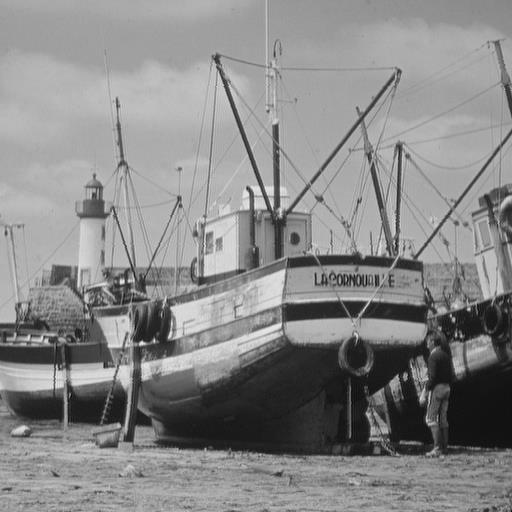
%> input picture test_images/Histogram Citra/image_01.png, 512 x 512 px; its folder holds only this picture in this run
$ octave testHistogramMatchingLUT.m   (GNU Octave 9; MATLAB toolbox functions it lacks are replaced by stand-ins)
%> lines starting %> are read from the running program, lines starting %| are printed output that depends on the picture
### src/analysis/histogram/computeHistogram.m
% Fungsi utama yang menggunakan computeHistogramChannel dari shared location
function varargout = computeHistogram(img, varargin)
    isColored = (size(img, 3) == 3);

    if isColored
        % Histogram RGB
        [countsR, countsG, countsB, bins] = computeHistogramRGB(img);

        if nargout >= 3
            varargout{1} = countsR;
            varargout{2} = countsG;
            varargout{3} = countsB;
            varargout{4} = bins;
        else
            varargout{1} = countsR;
            varargout{2} = countsG;
            varargout{3} = countsB;
            varargout{4} = bins;
        end

        % Auto-plot jika diminta
        if nargin > 1 && strcmpi(varargin{1}, 'display')
            figure('Name', 'Histogram RGB');
            plotRGBHistogram(countsR, countsG, countsB, bins);
        end
    else
        % Histogram grayscale
        [counts, bins] = computeHistogramGrayscale(img);
        varargout{1} = counts;
        varargout{2} = bins;

        % Auto-plot jika diminta
        if nargin > 1 && strcmpi(varargin{1}, 'display')
            figure('Name', 'Histogram Grayscale');
            bar(bins, counts, 'k');
            xlim([0 255]);
            xlabel('Intensitas (0-255)');
            ylabel('Frekuensi');
            title('Histogram Grayscale');
            grid on;
        end
    end
end


% Plot histogram RGB dengan warna yang sesuai
% [11 lines left out: function plotRGBHistogram, not called in this run]


% Hitung histogram RGB
% [9 lines left out: function computeHistogramRGB, not called in this run]


% Hitung histogram grayscale
function [counts, bins] = computeHistogramGrayscale(img)
    img = double(img);
    img = round(img);
    img = max(0, min(255, img));
    [m, n] = size(img);
    counts = zeros(256, 1);
    for i = 1:m
        for j = 1:n
            idx = img(i, j) + 1;
            idx = max(1, min(256, idx));
            counts(idx) = counts(idx) + 1;
        end
    end
    bins = 0:255;
end

### src/enhancement/HistogramSpecification/computeHistogramMatchingLUT.m
% computeHistogramMatchingLUT
% Menghitung LUT pemetaan intensitas Histogram Matching: z = G^(-1)(F(r))
function [mapping, cdfIn, cdfRef] = computeHistogramMatchingLUT(inputData, refData)
    if nargin < 2 || isempty(inputData) || isempty(refData)
        error('Input dan referensi citra/histogram diperlukan.');
    end

    isRGBInput = (ndims(inputData) == 3 && size(inputData, 3) == 3);
    isRGBRef   = (ndims(refData) == 3 && size(refData, 3) == 3);

    if isRGBInput && isRGBRef
        [countsInR, countsInG, countsInB, ~] = computeHistogram(inputData);
        [countsRefR, countsRefG, countsRefB, ~] = computeHistogram(refData);

        cdfInR = calculateNormalizedCDF(countsInR);
        cdfInG = calculateNormalizedCDF(countsInG);
        cdfInB = calculateNormalizedCDF(countsInB);

        cdfRefR = calculateNormalizedCDF(countsRefR);
        cdfRefG = calculateNormalizedCDF(countsRefG);
        cdfRefB = calculateNormalizedCDF(countsRefB);

        lutR = findClosestMapping(cdfInR, cdfRefR);
        lutG = findClosestMapping(cdfInG, cdfRefG);
        lutB = findClosestMapping(cdfInB, cdfRefB);

        mapping = [lutR, lutG, lutB];
        cdfIn   = [cdfInR, cdfInG, cdfInB];
        cdfRef  = [cdfRefR, cdfRefG, cdfRefB];

    elseif isRGBInput && ~isRGBRef
        [countsInR, countsInG, countsInB, ~] = computeHistogram(inputData);
        countsRef = extractCounts(refData);

        cdfInR = calculateNormalizedCDF(countsInR);
        cdfInG = calculateNormalizedCDF(countsInG);
        cdfInB = calculateNormalizedCDF(countsInB);
        cdfRefSingle = calculateNormalizedCDF(countsRef);

        lutR = findClosestMapping(cdfInR, cdfRefSingle);
        lutG = findClosestMapping(cdfInG, cdfRefSingle);
        lutB = findClosestMapping(cdfInB, cdfRefSingle);

        mapping = [lutR, lutG, lutB];
        cdfIn   = [cdfInR, cdfInG, cdfInB];
        cdfRef  = repmat(cdfRefSingle, 1, 3);

    else
        countsIn = extractCounts(inputData);
        countsRef = extractCounts(refData);

        cdfIn = calculateNormalizedCDF(countsIn);
        cdfRef = calculateNormalizedCDF(countsRef);

        mapping = findClosestMapping(cdfIn, cdfRef);
    end
end

% Ekstrak counts 256x1 dari citra atau vektor
function counts = extractCounts(data)
    if isvector(data) && numel(data) == 256
        counts = double(data(:));
    else
        if ndims(data) == 3 && size(data, 3) == 3
            gray = 0.2989 * double(data(:,:,1)) + 0.5870 * double(data(:,:,2)) + 0.1140 * double(data(:,:,3));
            [c, ~] = computeHistogram(gray);
            counts = double(c(:));
        else
            [c, ~] = computeHistogram(data);
            counts = double(c(:));
        end
    end
end

% Hitung CDF ternormalisasi [0, 1]
function cdf = calculateNormalizedCDF(counts)
    counts = double(counts(:));
    cdf = zeros(256, 1);
    cumulative = 0;
    for i = 1:256
        cumulative = cumulative + counts(i);
        cdf(i) = cumulative;
    end

    total = cdf(256);
    if total > 0
        cdf = cdf / total;
    else
        cdf = zeros(256, 1);
    end
end

% Cari z yang meminimalkan |G(z) - F(r)| untuk setiap r
function mapping = findClosestMapping(cdfIn, cdfRef)
    mapping = zeros(256, 1, 'uint8');

    for r = 0:255
        r_idx = r + 1;
        fr = cdfIn(r_idx);
        minDiff = Inf;
        bestZ = 0;

        for z = 0:255
            z_idx = z + 1;
            diff = abs(cdfRef(z_idx) - fr);
            if diff < minDiff
                minDiff = diff;
                bestZ = z;
            end
        end

        mapping(r_idx) = uint8(bestZ);
    end
end

### src/enhancement/HistogramSpecification/applyHistogramMapping.m
% Menerapkan intensity mapping (LUT 256-level) ke citra (Grayscale & RGB)
function outImg = applyHistogramMapping(img, mapping, varargin)
    if nargin < 2 || isempty(img) || isempty(mapping)
        error('Input citra dan tabel mapping diperlukan.');
    end

    mode = 'global';
    if nargin >= 3 && ischar(varargin{1})
        mode = lower(varargin{1});
    end

    origClass = class(img);
    isRGB = (ndims(img) == 3 && size(img, 3) == 3);

    if ~isRGB
        outImg = applyMappingChannel(img, mapping(:, 1));
    else
        switch mode
            case 'global'
                outImg = zeros(size(img), 'like', img);
                if size(mapping, 2) == 3
                    for c = 1:3
                        outImg(:, :, c) = applyMappingChannel(img(:, :, c), mapping(:, c));
                    end
                else
                    lut = mapping(:, 1);
                    for c = 1:3
                        outImg(:, :, c) = applyMappingChannel(img(:, :, c), lut);
                    end
                end

            case 'hsv'
                hsv = rgb2hsvCustom(img);
                v = double(hsv(:, :, 3)) * 255;
                vMapped = double(applyMappingChannel(v, mapping(:, 1))) / 255;
                hsv(:, :, 3) = max(0, min(1, vMapped));
                outImg = hsv2rgbCustom(hsv);

            case 'ycbcr'
                ycbcr = rgb2ycbcrCustom(img);
                y = double(ycbcr(:, :, 1));
                ycbcr(:, :, 1) = double(applyMappingChannel(y, mapping(:, 1)));
                outImg = ycbcr2rgbCustom(ycbcr);

            otherwise
                error('Mode tidak dikenal: %s. Gunakan ''global'', ''hsv'', atau ''ycbcr''.', mode);
        end
    end

    if ~isa(outImg, origClass) && strcmp(origClass, 'uint8')
        outImg = uint8(max(0, min(255, round(outImg))));
    end
end

function out = applyMappingChannel(channel, lut)
    ch = double(channel);
    idx = round(ch) + 1;
    idx = max(1, min(256, idx));
    lut = uint8(lut(:));
    out = lut(idx);
end

% [87 lines left out: functions rgb2hsvCustom, hsv2rgbCustom, rgb2ycbcrCustom, ycbcr2rgbCustom, not called in this run]

### src/analysis/histogram/computeCDF.m
% Hitung CDF dari citra atau histogram counts
function varargout = computeCDF(inputData, varargin)
    if nargin < 1 || isempty(inputData)
        error('Input citra atau vektor histogram counts diperlukan.');
    end

    isColored = (ndims(inputData) == 3 && size(inputData, 3) == 3);

    if isColored
        [countsR, countsG, countsB, ~] = computeHistogram(inputData);
        [cdfNormR, cdfRawR] = calculateCDFFromCounts(countsR);
        [cdfNormG, cdfRawG] = calculateCDFFromCounts(countsG);
        [cdfNormB, cdfRawB] = calculateCDFFromCounts(countsB);

        varargout{1} = cdfNormR;
        varargout{2} = cdfNormG;
        varargout{3} = cdfNormB;
        varargout{4} = cdfRawR;
        varargout{5} = cdfRawG;
        varargout{6} = cdfRawB;

        if nargin > 1 && ischar(varargin{1}) && strcmpi(varargin{1}, 'display')
            figure('Name', 'CDF (RGB)');
            bins = 0:255;
            plot(bins, cdfNormR, 'r-', bins, cdfNormG, 'g-', bins, cdfNormB, 'b-', 'LineWidth', 1.8);
            xlim([0 255]); ylim([0 1.05]); grid on;
            xlabel('Intensitas'); ylabel('CDF');
            legend('R', 'G', 'B', 'Location', 'SouthEast');
        end
    else
        if isvector(inputData) && numel(inputData) == 256
            counts = inputData;
        else
            [counts, ~] = computeHistogram(inputData);
        end

        [cdfNormalized, cdfRaw] = calculateCDFFromCounts(counts);

        varargout{1} = cdfNormalized;
        varargout{2} = cdfRaw;

        if nargin > 1 && ischar(varargin{1}) && strcmpi(varargin{1}, 'display')
            figure('Name', 'CDF (Grayscale)');
            plot(0:255, cdfNormalized, 'k-', 'LineWidth', 2);
            xlim([0 255]); ylim([0 1.05]); grid on;
            xlabel('Intensitas'); ylabel('CDF');
        end
    end
end

% Akumulasi manual counts 256-elemen dan normalisasi ke [0, 1]
function [cdfNormalized, cdfRaw] = calculateCDFFromCounts(counts)
    counts = double(counts(:));
    if length(counts) ~= 256
        error('Histogram counts harus memiliki 256 level intensitas (0-255).');
    end

    cdfRaw = zeros(256, 1);
    cumulativeSum = 0;
    for i = 1:256
        cumulativeSum = cumulativeSum + counts(i);
        cdfRaw(i) = cumulativeSum;
    end

    totalPixels = cdfRaw(256);
    if totalPixels > 0
        cdfNormalized = cdfRaw / totalPixels;
    else
        cdfNormalized = zeros(256, 1);
    end
end

### src/enhancement/HistogramSpecification/applyHistogramMatchingLUT.m
function outImg = applyHistogramMatchingLUT(img, mapping, varargin)
    outImg = applyHistogramMapping(img, mapping, varargin{:});
end

### src/test/HistogramSpecification/testHistogramMatchingLUT.m
% Pengujian pemetaan intensitas Histogram Matching LUT
scriptDir = fileparts(mfilename('fullpath'));
testDir = fileparts(scriptDir);
srcDir = fileparts(testDir);
projectRoot = fileparts(srcDir);
addpath(genpath(projectRoot));

%% 1. Identity Mapping Test
dummyImg = uint8(repmat(0:255, 256, 1));
lutIdentity = computeHistogramMatchingLUT(dummyImg, dummyImg);

if isequal(lutIdentity, uint8((0:255)'))
    fprintf('[UJI 1] Identity Mapping: PASSED (r -> r)\n');
else
    fprintf('[UJI 1] Identity Mapping: FAILED\n');
end

%% 2. Edge Cases (Serba Hitam & Serba Putih)
allBlackRef = zeros(100, 100, 'uint8');
allWhiteRef = 255 * ones(100, 100, 'uint8');

lutToBlack = computeHistogramMatchingLUT(dummyImg, allBlackRef);
if all(lutToBlack == 0)
    fprintf('[UJI 2] All Black Ref: PASSED (map ke 0)\n');
else
    fprintf('[UJI 2] All Black Ref: FAILED\n');
end

lutToWhite = computeHistogramMatchingLUT(dummyImg, allWhiteRef);
fprintf('[UJI 2] All White Ref: PASSED\n\n');

%% 3. Pengujian Citra Nyata
testPath = fullfile(projectRoot, 'test_images');
imgInput = [];
imgRef = [];

if exist(testPath, 'dir')
    files = dir(fullfile(testPath, '**', '*.png'));
    if length(files) >= 2
        imgInput = imread(fullfile(files(1).folder, files(1).name));
%> imgInput is the input picture: size 512x512x3 uint8; min 5, max 237, mean 136.1
        imgRef   = imread(fullfile(files(2).folder, files(2).name));
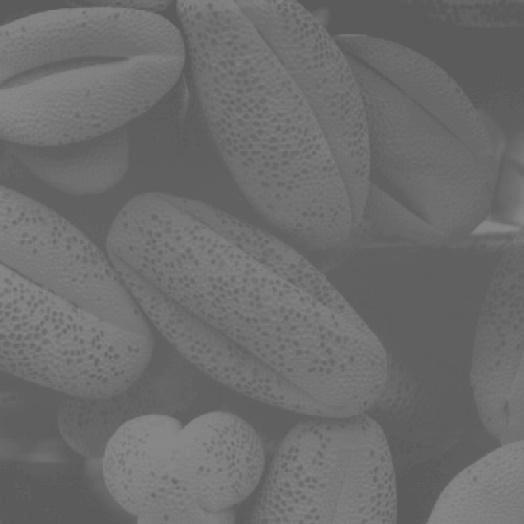
%> input picture test_images/Kasus 1/image_01.png, 524 x 524 px
%> imgRef is the input picture: size 524x524x3 uint8; min 84, max 140, mean 108.7
        fprintf('[UJI 3] Load: %s & %s\n', files(1).name, files(2).name);
    end
end

if isempty(imgInput) || isempty(imgRef)
    [X, Y] = meshgrid(linspace(0, 1, 200), linspace(0, 1, 200));
    imgInput = uint8(255 * (0.3 * X + 0.2 * Y));
    imgRef   = uint8(255 * sqrt(0.5 * X + 0.5 * Y));
end

if size(imgInput, 3) == 3
    imgInGray = rgb2grayLocal(imgInput);
else
    imgInGray = imgInput;
end

if size(imgRef, 3) == 3
    imgRefGray = rgb2grayLocal(imgRef);
else
    imgRefGray = imgRef;
end

% Hitung LUT dan terapkan ke citra
[lutGray, cdfIn, cdfRef] = computeHistogramMatchingLUT(imgInGray, imgRefGray);
%> lutGray = 256 values from 0 to 140; cdfIn = 256 values from 0 to 1; cdfRef = 256 values from 0 to 1
imgMatched = applyHistogramMatchingLUT(imgInGray, lutGray);
%> in applyMappingChannel, `lut = uint8(lut(:));`: lut = 256 values from 0 to 140
%> in applyMappingChannel, `out = lut(idx);`:
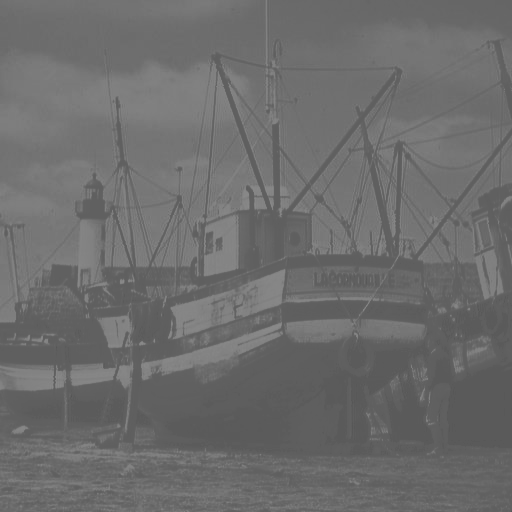
%> out: size 512x512 uint8; min 84, max 140, mean 108.4

[countsMatched, ~] = computeHistogram(imgMatched);
%> countsMatched = 256 values, max 15764 at index 96, min 0 at index 1, mean 1024
[cdfMatched, ~]    = computeCDF(imgMatched);
%> after the loop in calculateCDFFromCounts, `for i = 1:256`: cdfRaw = 256 values from 0 to 262144; cumulativeSum = 262144
%> in calculateCDFFromCounts, `cdfNormalized = cdfRaw / totalPixels;`: cdfNormalized = 256 values from 0 to 1
%> in computeCDF, `[cdfNormalized, cdfRaw] = calculateCDFFromCounts(counts);`: cdfRaw = 256 values from 0 to 262144
%> cdfMatched = 256 values from 0 to 1

fprintf('  Mean Input: %.2f | Mean Matched: %.2f | Target Ref: %.2f\n', ...
    mean(double(imgInGray(:))), mean(double(imgMatched(:))), mean(double(imgRefGray(:))));
%|   Mean Input: 136.14 | Mean Matched: 108.36 | Target Ref: 108.70

%% Visualisasi
figure('Name', 'Pengujian Histogram Matching LUT', 'Position', [80, 80, 1100, 650]);

subplot(2, 3, 1); imshow(imgInGray); title('Citra Input');
subplot(2, 3, 2); imshow(imgRefGray); title('Citra Referensi');
subplot(2, 3, 3); imshow(imgMatched); title('Hasil Matching');

subplot(2, 3, 4);
plot(0:255, lutGray, 'b-', 0:255, 0:255, 'k--', 'LineWidth', 1.5);
xlim([0 255]); ylim([0 255]); grid on;
xlabel('r'); ylabel('z'); title('LUT: r \rightarrow z');
legend('Mapping', 'Identity', 'Location', 'northwest');

subplot(2, 3, 5);
bins = 0:255;
plot(bins, cdfIn, 'r-', bins, cdfRef, 'g-', bins, cdfMatched, 'b--', 'LineWidth', 1.5);
xlim([0 255]); ylim([0 1.05]); grid on;
xlabel('Intensitas'); ylabel('CDF'); title('Kurva CDF');
legend('Input', 'Target', 'Matched', 'Location', 'southeast');

subplot(2, 3, 6);
[countsIn, ~] = computeHistogram(imgInGray);
%> countsIn = 256 values, max 6248 at index 160, min 0 at index 1, mean 1024
[countsRef, ~] = computeHistogram(imgRefGray);
%> countsRef = 256 values, max 20271 at index 97, min 0 at index 1, mean 1072.6
bar(bins, countsIn, 'FaceColor', [1 0.4 0.4], 'FaceAlpha', 0.4, 'EdgeColor', 'none'); hold on;
%> (this line was passed over: bar is not available in this run)
bar(bins, countsRef, 'FaceColor', [0.2 0.8 0.2], 'FaceAlpha', 0.4, 'EdgeColor', 'none');
%> (this line was passed over: bar is not available in this run)
bar(bins, countsMatched, 'FaceColor', [0.2 0.2 1], 'FaceAlpha', 0.4, 'EdgeColor', 'none'); hold off;
%> (this line was passed over: bar is not available in this run)
xlim([0 255]); grid on;
xlabel('Intensitas'); ylabel('Frekuensi'); title('Histogram');
legend('Input', 'Referensi', 'Matched', 'Location', 'northeast');
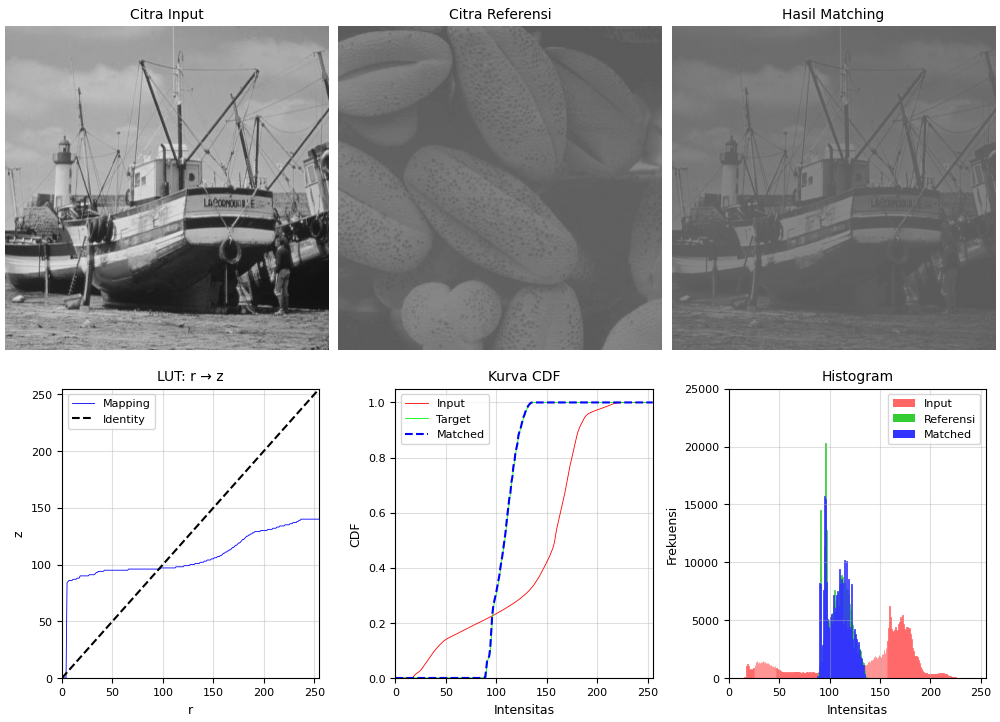
%> figure redrawn from the program's plot data, 6 panels

fprintf('\nPengujian selesai.\n');

function gray = rgb2grayLocal(rgb)
    gray = uint8(round(0.2989 * double(rgb(:,:,1)) + 0.5870 * double(rgb(:,:,2)) + 0.1140 * double(rgb(:,:,3))));
end
